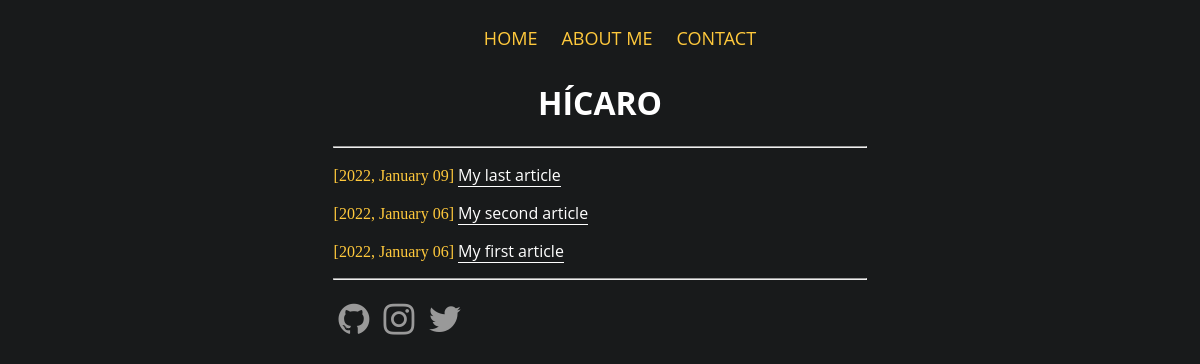
The page / on the database its author committed.
### portfolio/models.py (models this page shows, shortened)
class Article(models.Model):
    title = models.CharField(max_length=50)
    posted = models.DateTimeField(auto_now_add=True)
    updated = models.DateTimeField(auto_now=True)
    body = models.TextField()
    slug = models.SlugField(max_length=50, null=True, unique=True)
    class Meta():
        ordering = ['-posted']

### portfolio/views.py (the view)
# urls.py: path('', views.home, name = "index"),
def home(request):
    articles = Article.objects.all()
    return render(request, "portfolio/home.html", {'articles':articles})

### portfolio/templates/portfolio/home.html (shortened to what this page needs)
{% extends "portfolio/base.html" %}
{% block content %}
{% for article in articles %}
<div class="article">
    <p> [{{article.posted|date:"Y, F d"}}] <a href="{% url 'article' article.slug %}"> {{article.title}} </a></p>
</div>
{% endfor %}
{% endblock content %}

### portfolio/static/portfolio/css/base.css (style rules this page uses)
a, h1 { font-family: 'Open Sans', sans-serif; }
body { background-color: #181A1B; text-align: center; }
a { text-decoration: none; background-color: transparent; }
.socials ul, .article p { text-align: left; margin-left: auto; margin-right: auto; width: 45%; padding: 0px; }
.article p { color: #FFC93C; }
.article a { border-bottom: solid 1px; color: white; }

### rows shown on the page
Article: posted "2022, January 09", title "My last article"
Article: posted "2022, January 06", title "My second article"
Article: posted "2022, January 06", title "My first article"
